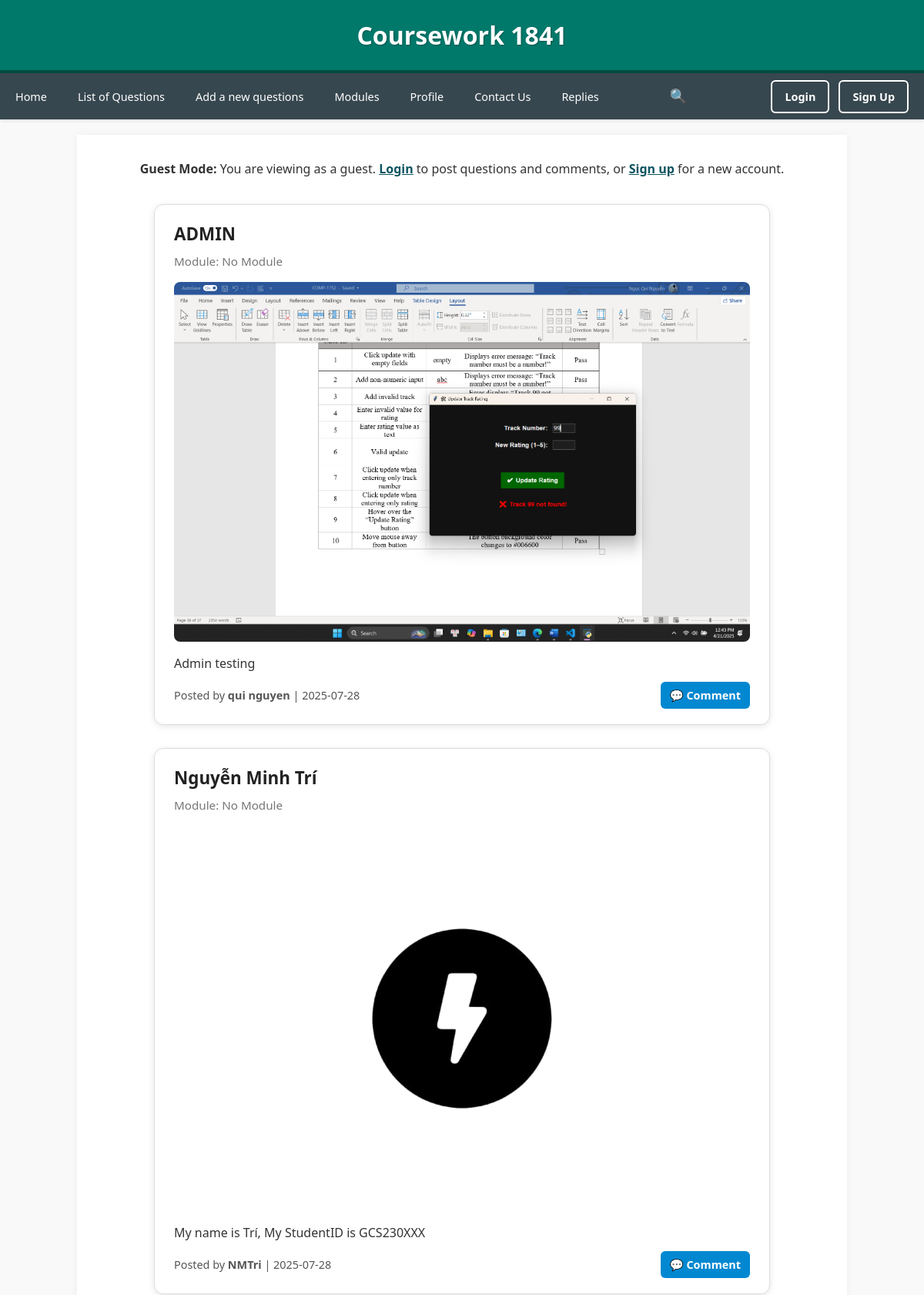
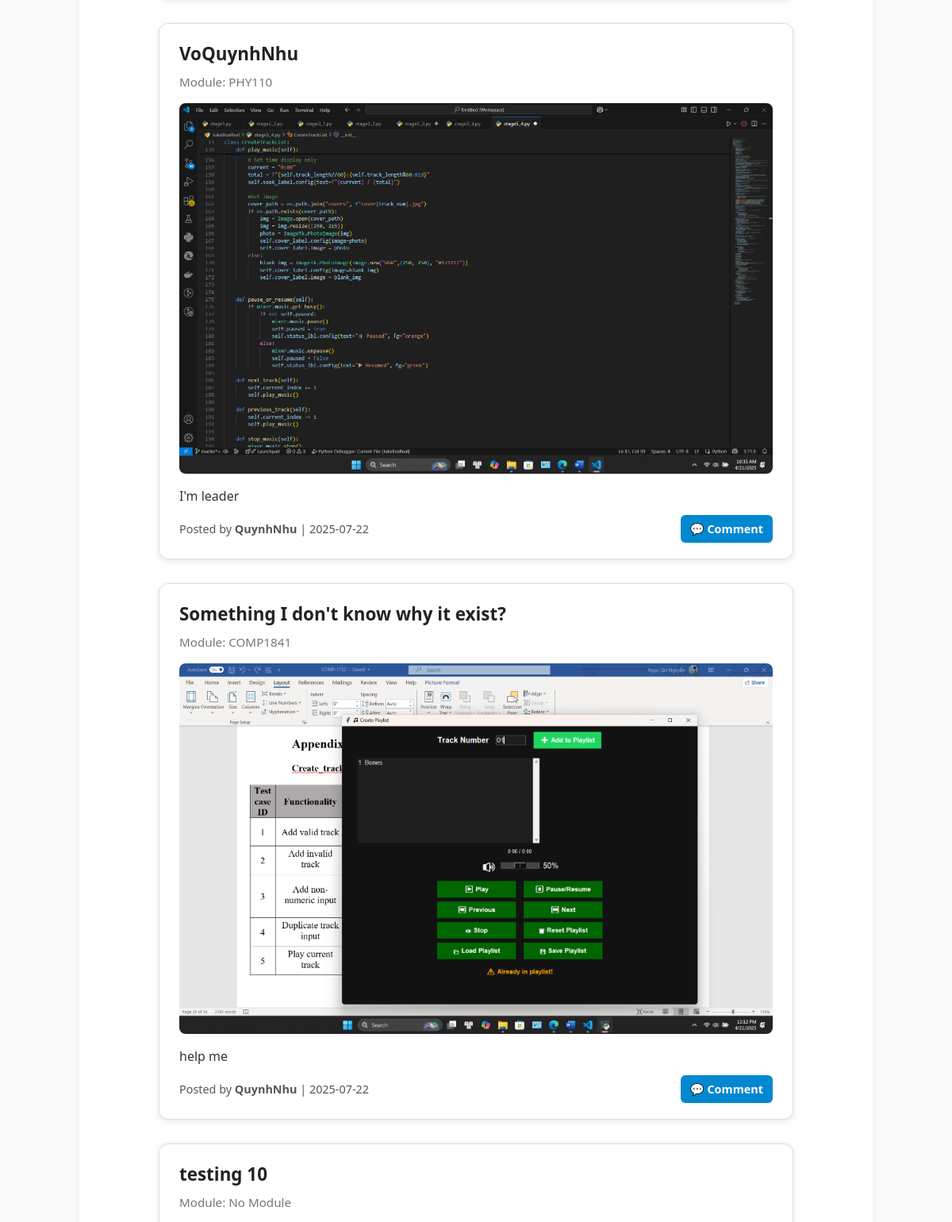
The app's page /CW/ques.php (upper part) with its own data (2 pictures, top to bottom).
### tables this page shows
CREATE TABLE `question` (
  `id` int(11) NOT NULL,
  `title` varchar(255) NOT NULL,
  `text` varchar(255) NOT NULL,
  `date` date NOT NULL,
  `image` varchar(255) DEFAULT NULL,
  `module_id` int(11) DEFAULT NULL,
  `user_id` int(11) DEFAULT NULL
);

CREATE TABLE `user` (
  `id` int(11) NOT NULL,
  `name` varchar(255) NOT NULL,
  `email` varchar(255) NOT NULL,
  `password` varchar(255) NOT NULL,
  `role` enum('admin','user') NOT NULL DEFAULT 'user',
  `image` varchar(255) DEFAULT NULL
);

CREATE TABLE `module` (
  `id` int(11) NOT NULL,
  `name` varchar(255) NOT NULL
);

### CW/includ/DatabaseFunction.php (called while the page is built, shortened)
<?php
function getAllQuestions($pdo) {
    $sql = 'SELECT question.id, question.title, question.text, question.date, question.image,
                   user.name AS username, module.name AS module_name, question.user_id
            FROM question
            LEFT JOIN user ON question.user_id = user.id
            LEFT JOIN module ON question.module_id = module.id
            ORDER BY question.date DESC';
    return $pdo->query($sql)->fetchAll();
}

### CW/tem/ques.html.php (the view, shortened to what this page needs)
<?php foreach ($questions as $q): ?>
  <div class="question-card">
    <div class="question-title"><?= htmlspecialchars($q['title']) ?></div>
    <div class="question-module">Module: <?= htmlspecialchars($q['module_name']) ?></div>
<?php if (!empty($q['image'])): ?>
  <div class="question-image">
    <img src="images/<?= htmlspecialchars($q['image']) ?>" alt="Question Image"
         style="max-width: 100%; height: auto; object-fit: contain; border-radius: 8px;">
  </div>
<?php endif; ?>
    <div class="question-text"><?= $q['text'] ?></div>
    <div class="question-footer">
      <div>Posted by <strong><?= htmlspecialchars($q['username']) ?></strong> | <?= $q['date'] ?></div>
      <div class="actions">
        <a href="comment.php?id=<?= $q['id'] ?>" class="btn-comment">💬 Comment</a>
      </div>
    </div>
  </div>
<?php endforeach; ?>

### CW/ques.php (shortened to what this page needs)
<?php
include 'includ/DatabaseConnection.php';
include 'includ/DatabaseFunction.php';
$isGuest = !isset($_SESSION['user_id']);
$userId = $_SESSION['user_id'] ?? null;
$userRole = $_SESSION['role'] ?? 'guest';
try {
    $allQuestions = getAllQuestions($pdo);
    $questions = [];
    foreach ($allQuestions as $question) {
        if ($isGuest) {
            $canEdit = false;
            $canDelete = false;
        } else {
            $canEdit = ($question['user_id'] == $userId);
            $canDelete = canDeleteQuestion($pdo, $question['id'], $userId, $userRole);
        }
        $questions[] = [
            'id' => $question['id'],
            'title' => $question['title'],
            'text' => nl2br(htmlspecialchars($question['text'])),
            'date' => $question['date'],
            'image' => $question['image'],
            'username' => $question['username'],
            'module_name' => $question['module_name'] ?? 'No Module',
            'can_edit' => $canEdit,
            'can_delete' => $canDelete,
            'is_guest' => $isGuest
        ];
    }
    include 'tem/ques.html.php';
    $output = ob_get_clean();
    if ($isGuest) {
        $guestNotice = '<div class="alert alert-info">
            <strong>Guest Mode:</strong> You are viewing as a guest.
            <a href="login.php" style="color: #0c5460; font-weight: bold;">Login</a> to post questions and comments, or
            <a href="signup.php" style="color: #0c5460; font-weight: bold;">Sign up</a> for a new account.
        </div>';
        $output = $guestNotice . $output;
    }
} catch (PDOException $e) {
    $title = 'Database error';
    $output = 'Error: ' . $e->getMessage();
}
include 'tem/layout.html.php';

### CW/tem/layout.html.php (shortened to what this page needs)
<!DOCTYPE html>
<html lang="en">
<head>
    <link rel = "stylesheet" href ="css/final-cw.css">
</head>
<body>
    <header><h1>Coursework 1841</h1></header>
<nav class="main-nav">
  <ul class="nav-left">
    <li><a href="index.php">Home</a></li>
    <li><a href="ques.php">List of Questions</a></li>
    <li><a href="addques.php">Add a new questions</a></li>
    <li><a href="module.php">Modules</a></li>
    <?php if (isset($_SESSION['role']) && $_SESSION['role'] === 'admin'): ?>
      <li><a href="user.php">Users</a></li>
      <li><a href="adduser.php">Add a new user</a></li>
      <li><a href="addmodule.php">Add a new module</a></li>
      <li><a href="profile.php">Profile</a></li>
      <li><a href="admin_mess.php">Admin Messages</a></li>
    <?php else: ?>
      <li><a href="profile.php">Profile</a></li>
      <li><a href="contact.php">Contact Us</a></li>
      <li><a href="user_replies.php">Replies</a></li>
    <?php endif; ?>
  </ul>
    <div class="search-container">
  <button class="search-icon" onclick="toggleSearch()">🔍</button>
</div>
<?php if (isset($_SESSION['user_id'])): ?>
  <div class="nav-right">
    <span class="logged-user">
      👤 <?= htmlspecialchars($_SESSION['name']) ?> (<?= htmlspecialchars($_SESSION['role']) ?>)
    </span>
    <form action="logout.php" method="post" style="display:inline;">
      <button type="submit" class="btn-login" style="margin-left:12px;">Logout</button>
    </form>
  </div>
<?php else: ?>
  <div class="nav-right">
    <a href="login.php" class="btn-login">Login</a>
    <a href="signup.php" class="btn-signup">Sign Up</a>
  </div>
<?php endif; ?>
</nav>
    <main>
        <?=$output?>
    </main>
</body>
</html>

### CW/css/final-cw.css (style rules this page uses)
* { margin: 0; padding: 0; box-sizing: border-box; }
body { font-family: 'Segoe UI', Tahoma, sans-serif; background-color: #f9f9f9; color: #333; line-height: 1.6; font-size: 16px; }
header { background-color: #00796B; color: white; padding: 20px 0; text-align: center; border-bottom: 4px solid #004D40; }
header h1 { font-size: 2em; text-shadow: 1px 1px 2px rgba(0,0,0,0.3); }
main { max-width: 1000px; margin: 20px auto; padding: 20px; background: white; box-shadow: 0 0 10px rgba(0,0,0,0.05); }
nav { background-color: #37474F; position: sticky; top: 0; z-index: 1000; box-shadow: 0 2px 4px rgba(0,0,0,0.1); }
.main-nav { display: flex; justify-content: space-between; align-items: center; padding: 0; height: 60px; max-width: 100%; margin: 0; }
.nav-left { display: flex; list-style: none; margin: 0; padding: 0; flex: 1; }
.nav-left li { position: relative; }
.nav-left a { color: #fff; text-decoration: none; padding: 0 20px; height: 60px; display: flex; align-items: center; font-size: 0.9em; transition: background 0.2s; white-space: nowrap; }
.nav-right { display: flex; align-items: center; gap: 12px; flex: 0 0 300px; justify-content: flex-end; padding-right: 20px; }
.search-container { position: relative; display: flex; align-items: center; }
.search-icon { background: none; border: none; font-size: 18px; cursor: pointer; color: white; padding: 8px; border-radius: 4px; transition: background 0.2s; }
.btn-login, .btn-signup, .btn-logout { padding: 8px 16px; border: 2px solid white; border-radius: 6px; background: transparent; color: white; text-decoration: none; font-weight: 600; transition: 0.2s; cursor: pointer; font-size: 0.9em; }
.btn-comment, .btn-mark-read { color: white; padding: 6px 12px; border: none; border-radius: 6px; font-weight: bold; font-size: 0.9rem; text-decoration: none; cursor: pointer; transition: all 0.2s ease; }
.btn-comment { background-color: #0288D1; }
.question-card { background: white; border: 1px solid #ddd; border-radius: 12px; padding: 20px 25px; margin-bottom: 30px; max-width: 800px; margin-left: auto; margin-right: auto; box-shadow: 0 2px 8px rgba(0,0,0,0.1); transition: all 0.2s ease; }
.question-title { font-size: 1.4em; color: #222; font-weight: 600; margin-bottom: 5px; }
.question-module { font-size: 0.95em; color: #777; margin: 0 0 15px 0; }
.question-image { width: 100%; margin-bottom: 16px; display: flex; justify-content: center; }
.question-image img { max-width: 100%; height: auto; border-radius: 8px; }
.question-footer { display: flex; justify-content: space-between; align-items: center; font-size: 0.9em; color: #555; margin-top: 10px; padding-top: 0; }
.question-footer .actions { display: flex; gap: 10px; }
.alert { padding: 12px 16px; border-radius: 6px; text-align: center; font-weight: 500; margin-bottom: 20px; }

### records on screen
question: title "ADMIN", module_name "No Module", image (picture), text "Admin testing", user.name "qui nguyen", date "2025-07-28"
question: title "Nguyễn Minh Trí", module_name "No Module", image (picture), text "My name is Trí, My StudentID is GCS230XXX", user.name "NMTri", date "2025-07-28"
question: title "VoQuynhNhu", module.name "PHY110", image (picture), text "I'm leader", user.name "QuynhNhu", date "2025-07-22"
question: title "Something I don't know why it exist?", module.name "COMP1841", image (picture), text "help me", user.name "QuynhNhu", date "2025-07-22"
question: title "testing 10", module_name "No Module"
